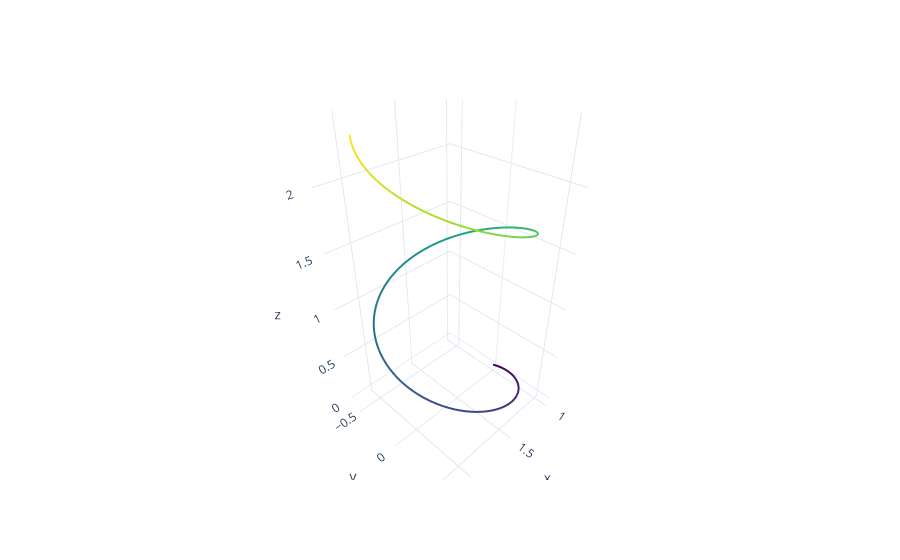

Notebook cell for this chart:
### Code cell
ts = solucion.y[0] / C
xs = solucion.y[1]
ys = solucion.y[2]
zs = solucion.y[3]

fig = go.Figure(
    data=[
        go.Scatter3d(
            x=xs,
            y=ys,
            z=zs,
            mode='lines',
            line=dict(width=4, color=ts, colorscale='Viridis'),
            name='Trayectoria'
        )
    ]
)

fig.update_layout(
    scene=dict(
        xaxis_title='x',
        yaxis_title='y',
        zaxis_title='z',
        aspectmode='data'
    ),
    template='plotly_white'
)

fig.show()

### Figure 1 — Plotly figure (JSON) as saved in the notebook; plotly's stock layout.template omitted (floating-point values rounded to 4 significant figures; data arrays with more than 128 entries replaced by an {"elided": "..."} marker saying what was removed)
{"data": [{"line": {"color": {"elided": "1000 float values"}, "colorscale": [[0, "#440154"], [0.1111, "#482878"], [0.2222, "#3e4989"], [0.3333, "#31688e"], [0.4444, "#26828e"], [0.5556, "#1f9e89"], [0.6667, "#35b779"], [0.7778, "#6ece58"], [0.8889, "#b5de2b"], [1, "#fde725"]], "width": 4}, "mode": "lines", "name": "Trayectoria", "type": "scatter3d", "x": {"elided": "1000 float values"}, "y": {"elided": "1000 float values"}, "z": {"elided": "1000 float values"}}], "layout": {"scene": {"aspectmode": "data", "xaxis": {"title": {"text": "x"}}, "yaxis": {"title": {"text": "y"}}, "zaxis": {"title": {"text": "z"}}}}}
